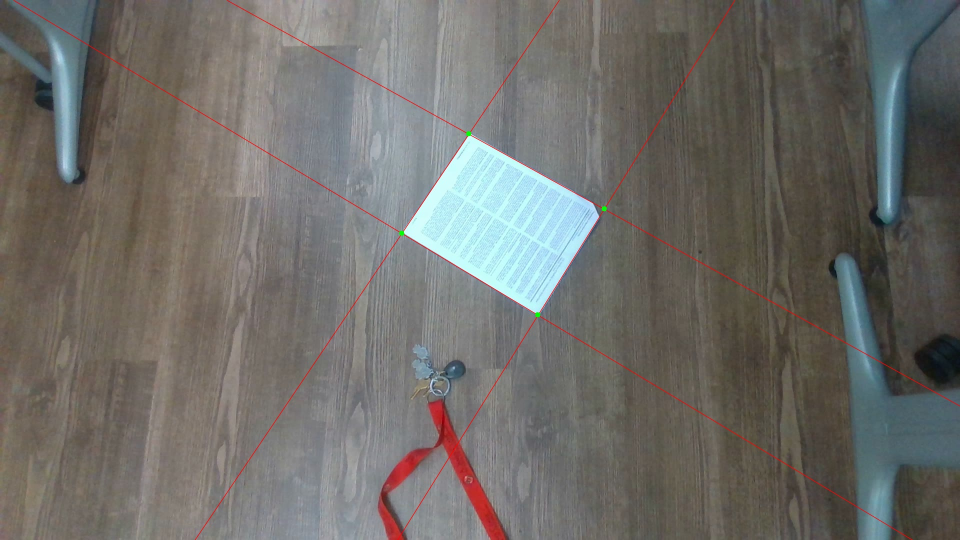
#> input picture corner_points.jpg, 1920 x 1080 px (shown at 1/2 size)
$ python -i homography.py   (imports and definitions only)
#> lines starting #> are read from the running program, lines starting #| are printed output that depends on the picture
import cv2
import numpy as np
import matplotlib.pyplot as plt
import random
import os

# [102 lines left out: functions get_Keypoints, three_point_form, computeH, get_inliers, ransac, not called in this run]

def get_stitched_image(images):
  temp = images[0]
  height = max([img.shape[0] for img in images])
  width = sum([img.shape[1] for img in images])
  # blank = np.uint8(np.zeros((2*height,width,3)))
  blank = np.uint8(np.zeros((height,width,3)))
  blank[0:images[0].shape[0],0:images[0].shape[1]] = images[0]

  for i in range(len(images)-1):
    key1, key2 = get_Keypoints(temp,images[i+1])
    H = ransac(key2, key1, 0.3)
    # result = cv2.warpPerspective(images[i+1], H, (width, 2*height))
    result = cv2.warpPerspective(images[i+1], H, (width, height))
    blank[blank==0] = result[blank == 0]
  non_zero_pixels = np.where(blank!=0)
  final = blank[np.min(non_zero_pixels[0]):np.max(non_zero_pixels[0]), np.min(non_zero_pixels[1]):np.max(non_zero_pixels[1]), :]
  return final

>>> import cv2
>>> picture = cv2.imread('corner_points.jpg', cv2.IMREAD_GRAYSCALE)
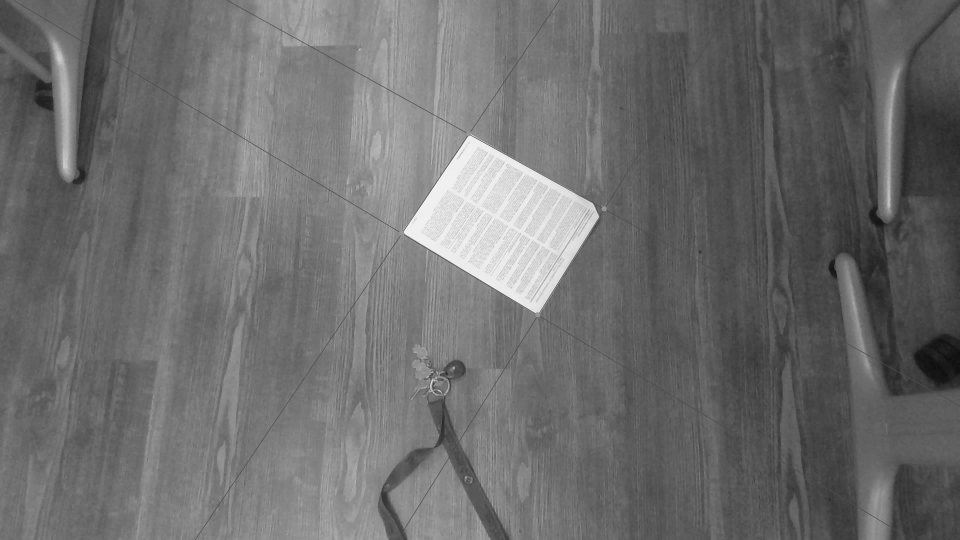
#> picture: shape (1080, 1920) (shown at 1/2 size); min 13, max 250, mean 108.8
>>> result = get_stitched_image(picture)
#> in get_stitched_image, `temp = images[0]`: temp = 1920 values, max 168 at index 616, min 56 at index 1688, mean 108.8
#> in get_stitched_image, `height = max([img.shape[0] for img in images])`: height = 1920
#> (the run stopped early here; a loop or call above may not have finished)
